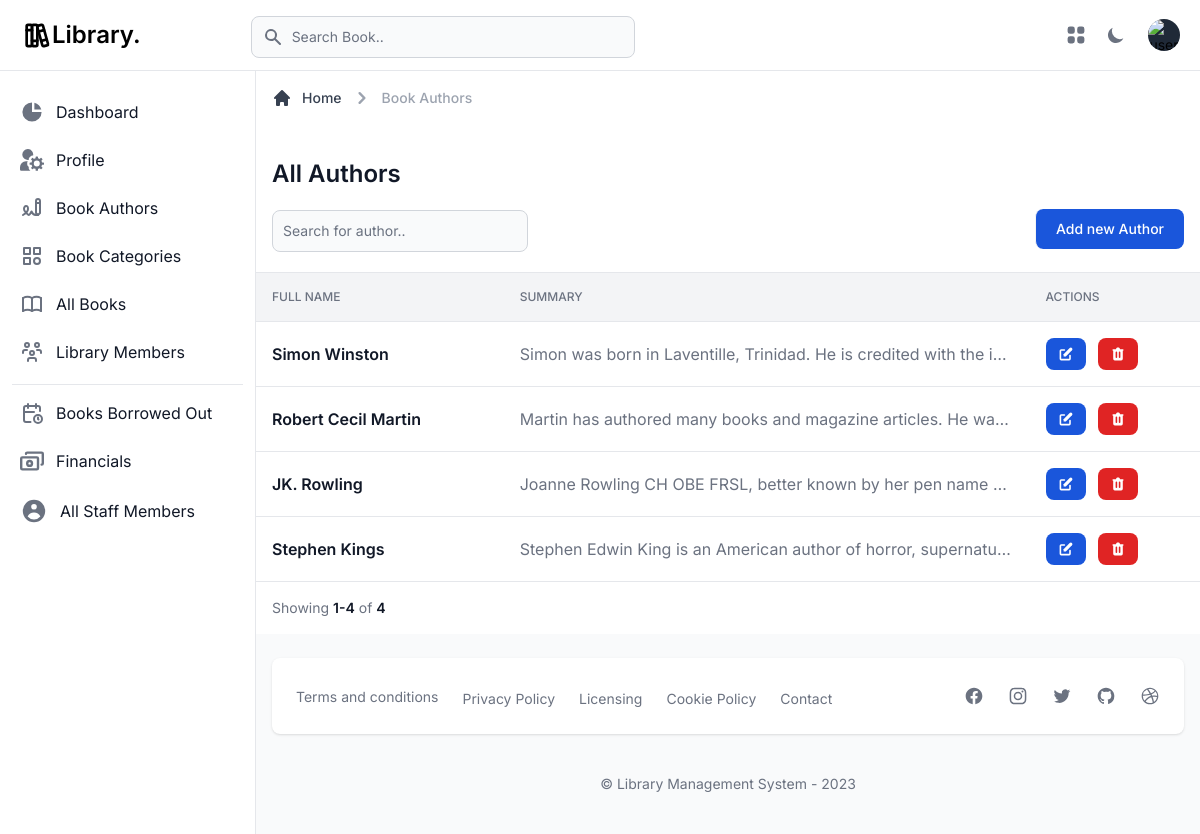
Screenshot of /authors/ (signed in) with the database file from the repository.
### library/models.py (models this page shows, shortened)
class Author(models.Model):
    first_name = models.CharField(max_length=50)
    last_name = models.CharField(max_length=50)
    summary = models.CharField(max_length=150)
    pic = models.ImageField(upload_to='authors/', null=True)

### web/views.py (the view)
# urls.py: path('authors/', books_authors, name='authors'),
@login_required(login_url='/login/')
def books_authors(request):
    form = AuthorForm()
    if request.method == 'POST':
        form = AuthorForm(request.POST)
        if form.is_valid():
            form.save()
            form = AuthorForm()
    authors_list = Author.objects.order_by('-id').all()
    page = request.GET.get('page', 1)
    paginator = Paginator(authors_list, 25)
    authors = paginator.page(page)
    return render(request, 'pages/books-authors.html', {
        'authors': authors,
        'form': form
    })

### library/forms.py
class AuthorForm(forms.ModelForm):
    class Meta:
        model = Author
        fields = ('first_name', 'last_name', 'summary')
    def __init__(self, *args, **kwargs):
        super(AuthorForm, self).__init__(*args, **kwargs)
        for field_name, field in self.fields.items():
            self.fields[field_name].widget.attrs['placeholder'] = field.label
            self.fields[field_name].widget.attrs[
                'class'] = 'bg-gray-50 border border-gray-300 text-gray-900 sm:text-sm rounded-lg ' \
                           'focus:ring-primary-500 focus:border-primary-500 block w-full p-2.5 dark:bg-gray-700 ' \
                           'dark:border-gray-600 dark:placeholder-gray-400 dark:text-white ' \
                           'dark:focus:ring-primary-500 dark:focus:border-primary-500'
            self.fields[field_name].widget.attrs['required'] = True

### templates/pages/books-authors.html (shortened to what this page needs)
{% extends "layouts/base.html" %}
{% load static %}
{% block content %}
    <main>
        <div
                class="p-4 bg-white block sm:flex items-center justify-between border-b border-gray-200 lg:mt-1.5 dark:bg-gray-800 dark:border-gray-700">
            <div class="w-full mb-1">
                <div class="mb-4">
                    <nav class="flex mb-5" aria-label="Breadcrumb">
                        <ol class="inline-flex items-center space-x-1 text-sm font-medium md:space-x-2">
                            <li class="inline-flex items-center">
                                <a href="/"
                                   class="inline-flex items-center text-gray-700 hover:text-primary-600 dark:text-gray-300 dark:hover:text-white">
                                    <svg class="w-5 h-5 mr-2.5" fill="currentColor" viewBox="0 0 20 20"
                                         xmlns="http://www.w3.org/2000/svg">
                                        <path
                                                d="M10.707 2.293a1 1 0 00-1.414 0l-7 7a1 1 0 001.414 1.414L4 10.414V17a1 1 0 001 1h2a1 1 0 001-1v-2a1 1 0 011-1h2a1 1 0 011 1v2a1 1 0 001 1h2a1 1 0 001-1v-6.586l.293.293a1 1 0 001.414-1.414l-7-7z">
                                        </path>
                                    </svg>
                                    Home
                                </a>
                            </li>
                            <li>
                                <div class="flex items-center">
                                    <svg class="w-6 h-6 text-gray-400" fill="currentColor" viewBox="0 0 20 20"
                                         xmlns="http://www.w3.org/2000/svg">
                                        <path fill-rule="evenodd"
                                              d="M7.293 14.707a1 1 0 010-1.414L10.586 10 7.293 6.707a1 1 0 011.414-1.414l4 4a1 1 0 010 1.414l-4 4a1 1 0 01-1.414 0z"
                                              clip-rule="evenodd"></path>
                                    </svg>
                                    <span class="ml-1 text-gray-400 md:ml-2 dark:text-gray-500" aria-current="page">Book Authors</span>
                                </div>
                            </li>
                        </ol>
                    </nav>
                    <h1 class="text-xl font-semibold text-gray-900 sm:text-2xl dark:text-white mt-12">All Authors</h1>
                </div>
                <div class="grid grid-cols-2 items-center justify-between sm:flex md:divide-x md:divide-gray-100 dark:divide-gray-700">
                    <div class="flex items-center mb-4 sm:mb-0 hidden md:block">
                        <form class="sm:pr-3" method="GET">
                            <div class="relative w-48 mt-1 sm:w-64 xl:w-96">
                                <input type="text" name="search" id="products-search"
                                       class="bg-gray-50 border border-gray-300 text-gray-900 sm:text-sm rounded-lg focus:ring-primary-500 focus:border-primary-500 block w-full p-2.5 dark:bg-gray-700 dark:border-gray-600 dark:placeholder-gray-400 dark:text-white dark:focus:ring-primary-500 dark:focus:border-primary-500"
                                       placeholder="Search for author..">
                            </div>
                        </form>
                    </div>
                    <button id="adddAuthor"
                            class="text-white bg-blue-700 hover:bg-blue-800 focus:ring-4 focus:ring-primary-300 font-medium rounded-lg text-sm px-5 py-2.5 dark:bg-blue-600 dark:hover:bg-blue-700 focus:outline-none dark:focus:ring-primary-800"
                            type="button" data-drawer-target="drawer-add-author"
                            data-drawer-show="drawer-add-author"
                            aria-controls="drawer-add-author"
                            data-drawer-placement="right">
                        Add new Author
                    </button>
                </div>
            </div>
        </div>
        <div class="flex flex-col">
            <div class="overflow-x-auto">
                <div class="inline-block min-w-full align-middle">
                    <div class="overflow-hidden shadow">
                        <table class="min-w-full divide-y divide-gray-200 table-auto dark:divide-gray-600">
                            <thead class="bg-gray-100 dark:bg-gray-700">
                            <tr>
                                <th scope="col"
                                    class="p-4 text-xs font-medium text-left text-gray-500 uppercase dark:text-gray-400">
                                    Full Name
                                </th>
                                <th scope="col"
                                    class="p-4 text-xs font-medium text-left text-gray-500 uppercase dark:text-gray-400">
                                    Summary
                                </th>
                                <th scope="col"
                                    class="p-4 text-xs font-medium text-left text-gray-500 uppercase dark:text-gray-400">
                                    Actions
                                </th>
                            </tr>
                            </thead>
                            <tbody class="bg-white divide-y divide-gray-200 dark:bg-gray-800 dark:divide-gray-700">
                            {% for author in authors %}
                                <tr class="hover:bg-gray-100 dark:hover:bg-gray-700">
                                    <td class="p-4 text-base font-semibold text-gray-900 whitespace-nowrap dark:text-white">
                                        {{ author.first_name }} {{ author.last_name }}
                                    </td>
                                    <td class="max-w-sm p-4 overflow-hidden text-base font-normal text-gray-500 truncate xl:max-w-xs dark:text-gray-400">
                                        {{ author.summary }}
                                    </td>
                                    <td class="p-4 space-x-2 whitespace-nowrap">
                                        <button type="button" id="updateProductButton"
                                                data-drawer-target="drawer-update-product-default{{ author.id }}"
                                                data-drawer-show="drawer-update-product-default{{ author.id }}"
                                                aria-controls="drawer-update-product-default{{ author.id }}"
                                                data-drawer-placement="right"
                                                class="inline-flex items-center px-3 py-2 text-sm font-medium text-center text-white rounded-lg bg-blue-700 hover:bg-blue-800 focus:ring-4 focus:ring-primary-300 dark:bg-blue-600 dark:hover:bg-blue-700 dark:focus:ring-primary-800">
                                        </button>
                                        <button type="button" id="deleteProductButton"
                                                data-drawer-target="drawer-delete-author{{ author.id }}"
                                                data-drawer-show="drawer-delete-author{{ author.id }}"
                                                aria-controls="drawer-delete-author{{ author.id }}"
                                                data-drawer-placement="right"
                                                class="inline-flex items-center px-3 py-2 text-sm font-medium text-center text-white bg-red-600 rounded-lg hover:bg-red-800 focus:ring-4 focus:ring-red-300 dark:focus:ring-red-900">
                                        </button>
                                    </td>
                                </tr>
                            {% endfor %}
                            </tbody>
                        </table>
                    </div>
                </div>
            </div>
        </div>
        <div
                class="sticky bottom-0 right-0 items-center w-full p-4 bg-white border-t border-gray-200 flex justify-between dark:bg-gray-800 dark:border-gray-700">
            <div class="flex items-center mb-4 sm:mb-0">
                <span class="text-sm font-normal text-gray-500 dark:text-gray-400">Showing <span
                        class="font-semibold text-gray-900 dark:text-white">{{ authors.start_index }}-{{ authors.end_index }}</span> of <span
                        class="font-semibold text-gray-900 dark:text-white">{{ authors.paginator.count }}</span></span>
            </div>
        </div>
    </main>
{% endblock content %}

### rows the page displays
Author: first_name "Simon", last_name "Winston", summary "Simon was born in Laventille, Trinidad. He is credited with the i…"
Author: first_name "Robert Cecil", last_name "Martin", summary "Martin has authored many books and magazine articles. He wa…"
Author: first_name "JK.", last_name "Rowling", summary "Joanne Rowling CH OBE FRSL, better known by her pen name…"
Author: first_name "Stephen", last_name "Kings", summary "Stephen Edwin King is an American author of horror, supernatu…"

### other values shown
{{ authors.start_index }} "1"
{{ authors.end_index }} "4"
{{ authors.paginator.count }} "4"
